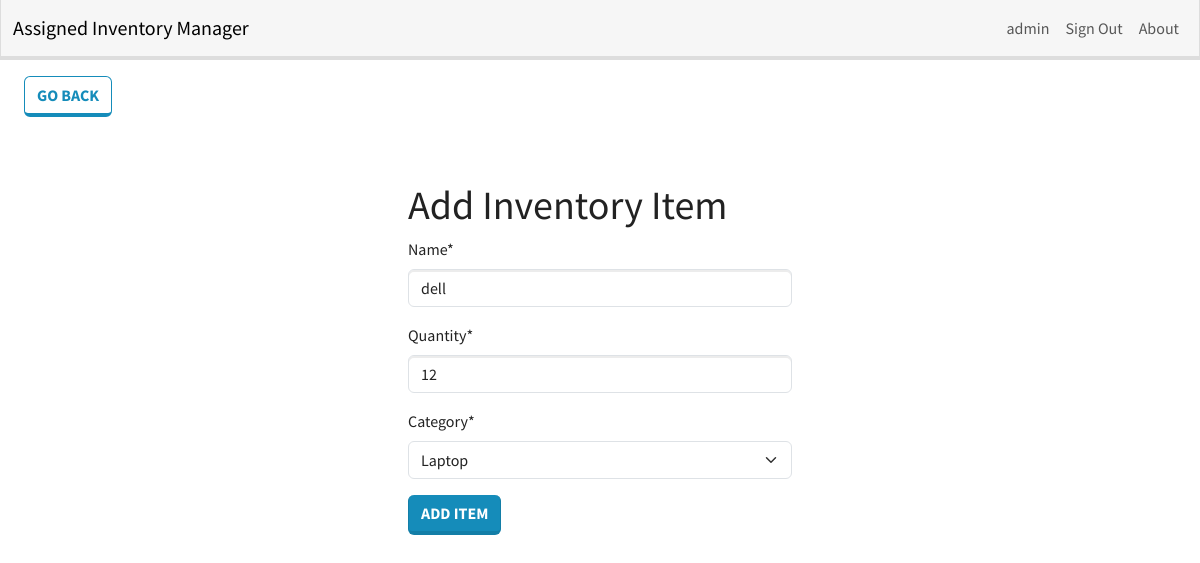
The page /edit-item/20 (signed in) on the database its author committed.
### inventory/models.py (models this page shows, shortened)
class InventoryItem(models.Model):
    name = models.CharField(max_length=200)
    quantity = models.IntegerField()
    category = models.ForeignKey(
        "Category", on_delete=models.SET_NULL, blank=True, null=True
    )
    date_created = models.DateTimeField(auto_now_add=True)
    last_edited = models.DateTimeField(auto_now=True)
    user = models.ForeignKey(User, on_delete=models.CASCADE)
    assigned_date = models.DateTimeField(auto_now_add=True)

class Category(models.Model):
    name = models.CharField(max_length=200)
    class Meta:
        verbose_name_plural = "categories"
    def __str__(self):
        return self.name

### inventory/views.py (the view, shortened to what this page needs)
# urls.py: path('edit-item/<int:pk>', EditItem.as_view(), name='edit-item'),
class EditItem(LoginRequiredMixin, UpdateView):
    model = InventoryItem
    form_class = InventoryItemForm
    template_name = "inventory/item_form.html"
    success_url = reverse_lazy("dashboard")

### inventory/forms.py
class InventoryItemForm(forms.ModelForm):
    category = forms.ModelChoiceField(queryset=Category.objects.all(), initial=0)
    quantity = forms.IntegerField(min_value=0, widget=forms.NumberInput(attrs={'min': 0}))
    class Meta:
        model = InventoryItem
        fields = ["name", "quantity", "category"]

### inventory/templates/inventory/item_form.html (shortened to what this page needs)
{% extends 'inventory/base.html' %}
{% load crispy_forms_filters %}
{% block content %}
	<a href="{% url 'dashboard' %}" class="btn btn-outline-primary my-3 mx-4">Go Back</a>
	<div class="row">
		<div class="col-11 col-md-4 mx-auto mt-5">
            <h1>Add Inventory Item</h1>
			<form method="POST">
				{{ form|crispy }}
				<div class="mt-3">
					<button class="btn btn-primary">Add Item</button>
				</div>
			</form>
		</div>
	</div>
{% endblock content %}

### inventory/templates/inventory/navigation.html (shortened to what this page needs)
<nav class="navbar navbar-expand-lg bg-light">
	<div class="container-fluid">
		<a class="navbar-brand" href="{% url 'index' %}">Assigned Inventory Manager</a>
		<div class="collapse navbar-collapse justify-content-end" id="navbarNav">
			<ul class="navbar-nav">
				{% if user.is_authenticated %}
					<li class="nav-item">
						<a class="nav-link" href="#">{{ user.username }}</a>
					</li>
					<li class="nav-item">
						<a class="nav-link" href="{% url 'simple_logout' %}">Sign Out</a>
					</li>
                    <li class="nav-item">
                        <a class="nav-link" href="{% url 'about' %}">About</a>
                    </li>
				{% endif %}
			</ul>
		</div>
	</div>
</nav>

### rows shown on the page
InventoryItem: name "dell", quantity "12", category "Laptop"

### other values the page prints
{{ user.username }} "admin"
